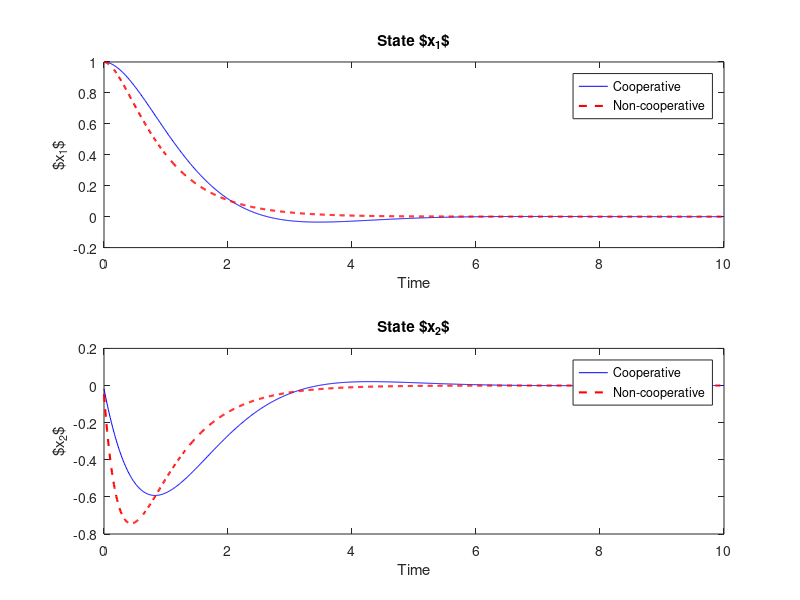

Write MATLAB code to recreate this figure.
% Continuous-time Infinite-Horizon Differential LQ Games Simulation
clear; clc;

% --------------------------------------
% 1. System definition (continuous-time)
% --------------------------------------

A  = [0 1; -1 -0.5];

B1 = [0; 1];   % controller 1
B2 = [0; 1];   % controller 2

dt = 0.01;
T  = 10;
N  = T/dt;

x0 = [1; 0];   % initial condition


% --------------------------------------
% 2. Cooperative games
% --------------------------------------
R1 = 1;
R2 = 1;

% Cooperative Riccati iteration
Q  = eye(2);
P = eye(2);
alpha = 0.001;

for k = 1:4000
    G = B1*(1/R1)*B1' + B2*(1/R2)*B2';
    Pdot = -(A'*P + P*A - P*G*P + Q);
    P = P - alpha*Pdot;
end

%[P, L, G] = care(A, [B1 B2], Q, diag([R1 R2]))

K1c = (1/R1)*B1'*P;
K2c = (1/R2)*B2'*P;

% Closed-loop simulation
x = x0;
Xc = zeros(2,N);

for k = 1:N
    u1 = -K1c*x;
    u2 = -K2c*x;
    x  = x + dt*(A*x + B1*u1 + B2*u2);
    Xc(:,k) = x;
end

% --------------------------------------
% 3. Non-cooperative games
% --------------------------------------
% Q1 = eye(2);
% Q2 = eye(2);

Q1 = diag([20, 1]);
Q2 = diag([1, 20]);
R1 = 1;
R2 = 1;

P1 = eye(2);
P2 = eye(2);
alpha = 0.001;

% Solve P1 and P2
for k = 1:4000
    K1 = (1/R1)*B1'*P1;
    K2 = (1/R2)*B2'*P2;

    Acl = A - B1*K1 - B2*K2;

    P1dot = -(Acl'*P1 + P1*Acl + Q1 + K1'*R1*K1);
    P2dot = -(Acl'*P2 + P2*Acl + Q2 + K2'*R2*K2);

    P1 = P1 - alpha*P1dot;
    P2 = P2 - alpha*P2dot;
end

K1n = (1/R1)*B1'*P1;
K2n = (1/R2)*B2'*P2;

% Closed-loop simulation
x = x0;
Xn = zeros(2,N);

for k = 1:N
    u1 = -K1n*x;
    u2 = -K2n*x;
    x  = x + dt*(A*x + B1*u1 + B2*u2);
    Xn(:,k) = x;
end


% --------------------------------------
% 4. Plot results
% --------------------------------------
t = (0:N-1)*dt;

figure;
subplot(2,1,1)
plot(t,Xc(1,:), 'b', t,Xn(1,:), 'r--','LineWidth',1.5)
xlabel('Time'); ylabel('$x_1$')
legend('Cooperative','Non-cooperative')
title('State $x_1$')

subplot(2,1,2)
plot(t,Xc(2,:), 'b', t,Xn(2,:), 'r--','LineWidth',1.5)
xlabel('Time'); ylabel('$x_2$')
legend('Cooperative','Non-cooperative')
title('State $x_2$')
